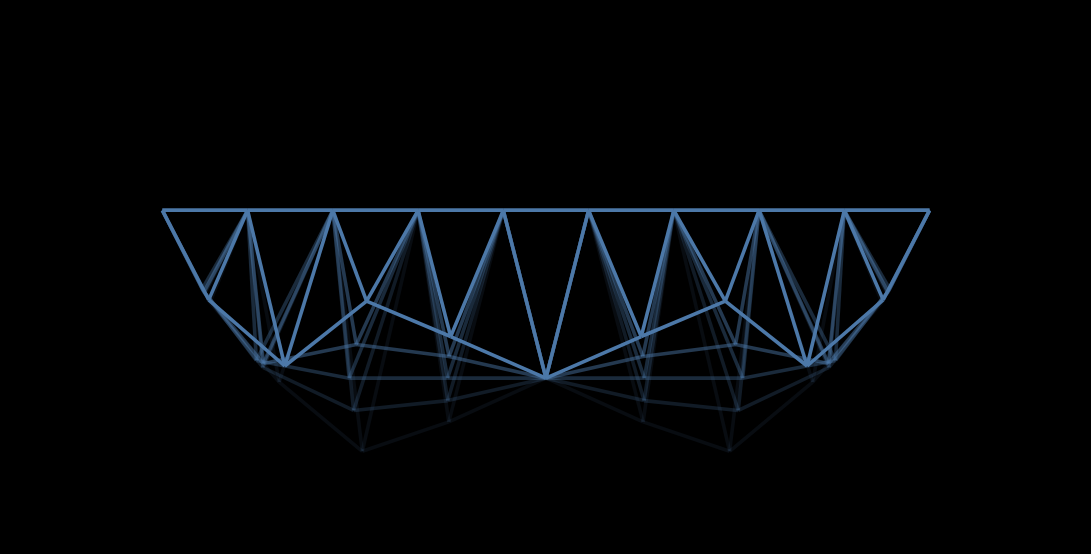

Notebook cell for this chart:
### Code cell
doeFile = "C:/Users/ewhalen/OneDrive - Massachusetts Institute of Technology/research/data/trusses/EW/v1.3/param_2_design_9_N_5.csv"
allGraphs = loadGhGraphs(doeFile, NUM_DV=1)
plotList = [plotTruss(g, withoutConfigure=True, lineOpacity=o) for g,o in zip(allGraphs, opacities)]
alt.layer(*plotList, background='none').configure_view(strokeOpacity=0)
